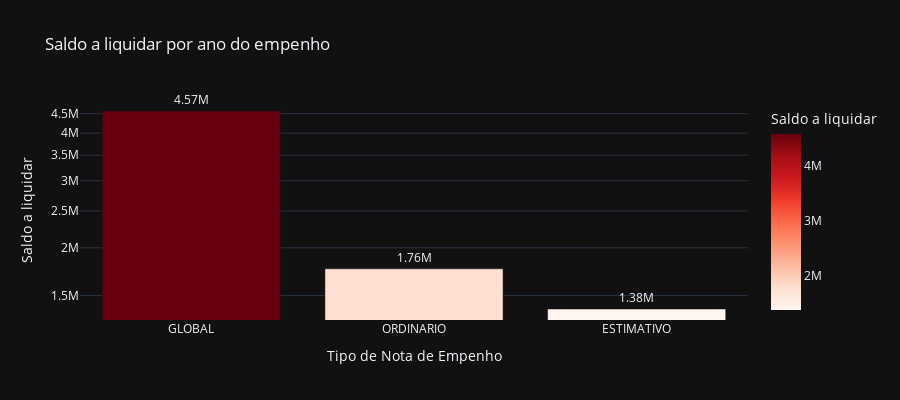

The notebook cell saved with this chart:
### Code cell
# Saldo a liquidar por tipo de NE
cols = ['TIPO_NE', 'A_LIQUIDAR']

df_aux = df.loc[:, cols].groupby('TIPO_NE').sum().sort_values(by= 'A_LIQUIDAR', ascending=False).reset_index()
df_aux = df_aux[df_aux['A_LIQUIDAR'] > 0]
fig = px.bar(df_aux, 
             x='TIPO_NE', 
             y='A_LIQUIDAR',
             title='Saldo a liquidar por ano do empenho',
             labels={'TIPO_NE':'Tipo de Nota de Empenho', 'A_LIQUIDAR':'Saldo a liquidar'},
             text_auto='.3s',
             height=400,
             log_y=True,
             color='A_LIQUIDAR',
             color_continuous_scale = 'reds',
             template='plotly_dark')
fig.update_traces(textposition = 'outside', cliponaxis = False, hovertemplate=None)
fig.update_layout(hovermode="x unified")

fig.show()

### Figure 1 — Plotly figure (JSON) as saved in the notebook; plotly's stock layout.template omitted (floating-point values rounded to 4 significant figures)
{"data": [{"alignmentgroup": "True", "cliponaxis": false, "legendgroup": "", "marker": {"color": [4573000.0, 1761000.0, 1382000.0], "coloraxis": "coloraxis", "pattern": {"shape": ""}}, "name": "", "offsetgroup": "", "orientation": "v", "showlegend": false, "textposition": "outside", "texttemplate": "%{y:.3s}", "type": "bar", "x": ["GLOBAL", "ORDINARIO", "ESTIMATIVO"], "xaxis": "x", "y": [4573000.0, 1761000.0, 1382000.0], "yaxis": "y"}], "layout": {"barmode": "relative", "coloraxis": {"colorbar": {"title": {"text": "Saldo a liquidar"}}, "colorscale": [[0, "rgb(255,245,240)"], [0.125, "rgb(254,224,210)"], [0.25, "rgb(252,187,161)"], [0.375, "rgb(252,146,114)"], [0.5, "rgb(251,106,74)"], [0.625, "rgb(239,59,44)"], [0.75, "rgb(203,24,29)"], [0.875, "rgb(165,15,21)"], [1, "rgb(103,0,13)"]]}, "height": 400, "hovermode": "x unified", "legend": {"tracegroupgap": 0}, "title": {"text": "Saldo a liquidar por ano do empenho"}, "xaxis": {"anchor": "y", "domain": [0, 1], "title": {"text": "Tipo de Nota de Empenho"}}, "yaxis": {"anchor": "x", "domain": [0, 1], "title": {"text": "Saldo a liquidar"}, "type": "log"}}}
